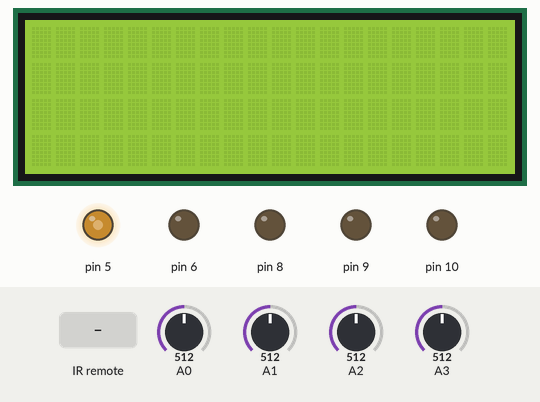
Bench run of a sketch on a simulated Arduino Uno, built with avr-gcc and run on an emulated ATmega328P. Shown: 20×4 character LCD, output pins drawn as LEDs (lit = HIGH). The test bench sets the inputs (shaded band); at power-on: A1 = 512, A0 = 512, A2 = 512, A3 = 512. The local clock reads 2024-03-15 10:24:30 at power-on unless the sketch sets it; what the sketch prints to the serial monitor is not drawn.

Above: at 1.2 s.
1.3 s: infrared code 0xFFFFA25D received
At 3.8 s:
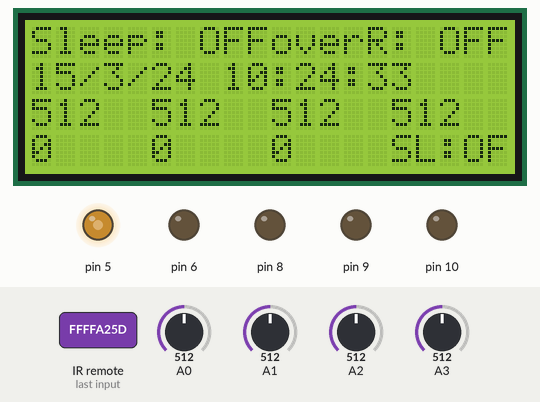
10.6 s: infrared code 0xFFFFFFFF received
At 14.3 s:
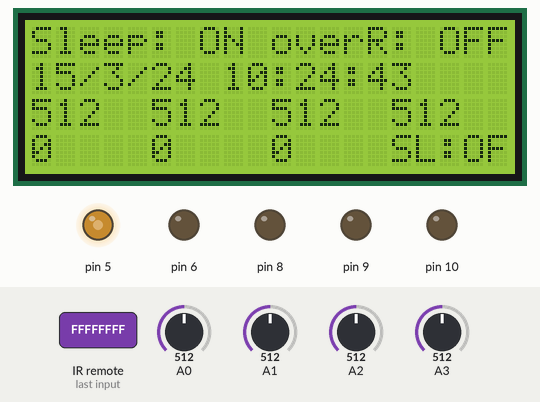
18.3 s: infrared code 0xFFFFE01F received
At 21.6 s:
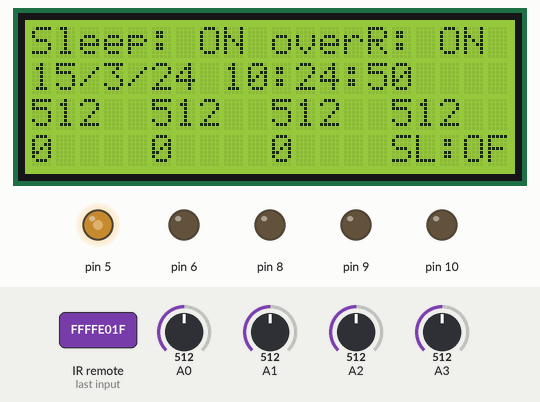
27.6 s: A1 set to 716
At 28.8 s:
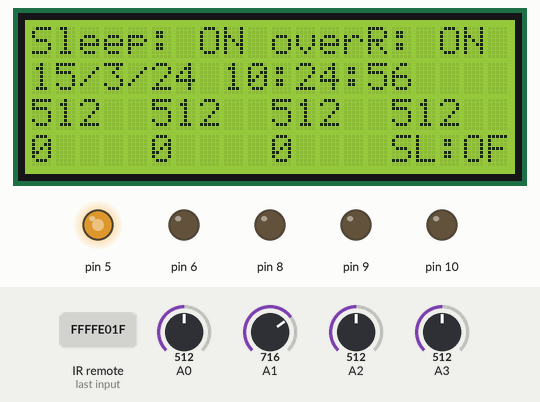
36.9 s: infrared code 0xFFFFA25D received
At 41.0 s:
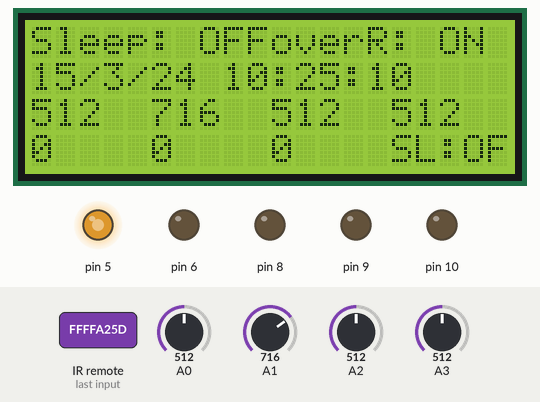
44.9 s: A1 set to 910
At 45.6 s:
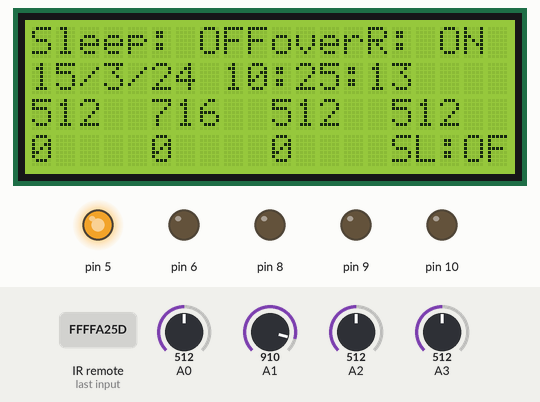
Timing chart, 0 to 47.9 s (numbered marks = the images above; inputs shaded):
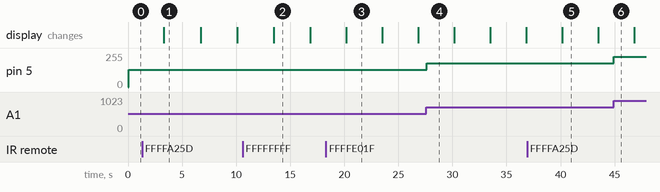

Measured:
- after the input at 1.3 s, the display: changes after 2.0 s (image 1)
- after the input at 10.6 s, the display: changes after 2.9 s (image 2)
- after the input at 18.3 s, the display: changes after 1.9 s (image 3)
- after the input at 27.6 s, pin 5: 128/255 → 178/255 at once
- after the input at 36.9 s, the display: changes after 3.2 s (image 5)
- after the input at 44.9 s, pin 5: 178/255 → 227/255 at once

The sketch:

Room_power_control_V_4.0_I2C.ino
```cpp
#include <Wire.h>
#include <LiquidCrystal_I2C.h>
LiquidCrystal_I2C lcd = LiquidCrystal_I2C(0x27, 20, 4);

#include <IRremote.h>
int RECV_PIN = 4;
IRrecv irrecv(RECV_PIN);
decode_results results;
int irCode;
int oldIrCode;

#include <DS3231.h>
DS3231  rtc;
bool century = false;
bool h12Flag;
bool pmFlag;

int DC, RC; //Display count
int brightness, pwm1, pwm2;
int pwm3 = 10;
bool sleep = true;
bool overRide = false;
bool shelf = false;

void remoteControl();
void lcdDisplay();

void setup() {
  Serial.begin(115200);
  lcd.init();
  lcd.backlight();
//  rtc.setHour(20);
//  rtc.setMinute(31);
//  rtc.setSecond(0);
//  rtc.setYear(21);
//  rtc.setMonth(10);
//  rtc.setDate(12);
  irrecv.enableIRIn();
  pinMode(4, INPUT);
  pinMode(5, OUTPUT);
  pinMode(8, OUTPUT);
  pinMode(9, OUTPUT);
  pinMode(10, OUTPUT);
  pinMode(6, OUTPUT);

}

void loop() {
  RC++;
  if(RC > 200){remoteControl();}
  DC++;
  if(DC > 500){lcdDisplay();DC = 0;Serial.println(irCode, HEX);}
  brightness = round(analogRead(A1) / 1024.0 * 255.0);
  if(irCode == 0xFFFFFFFF){
    irCode = oldIrCode;
  }
  switch(irCode){
    case 0xFFFFA25D:
      sleep = !sleep;
      if(sleep == true){
        pwm1 = 0;
        pwm2 = 0;
        pwm3 = 0;
      }
      break;
    case 0xFFFFE01F:
      overRide = !overRide;
      break;
    case 0x30CF:
      if(pwm1 < 11){pwm1++;}else{pwm1 += 10;}
      if(pwm1 > 255){pwm1 = 255;}
      break;
    case 0x10EF:
      pwm1 = 0;
      break;
    case 0x42BD:
      if(pwm1 < 11){pwm1--;}else{pwm1 -= 10;}
      if(pwm1 < 0){pwm1 = 0;}
      break;

    case 0x18E7:
      if(pwm2 < 11){pwm2++;}else{pwm2 += 10;}
      if(pwm2 > 255){pwm2 = 255;}
      break;
    case 0x38C7:
      pwm2 = 0;
      break;
    case 0x4AB5:
      if(pwm2 < 11){pwm2--;}else{pwm2 -= 10;}
      if(pwm2 < 0){pwm2 = 0;}
      break;

    case 0x7A85:
      if(pwm3 < 11){pwm3++;}else{pwm3 += 10;}
      if(pwm3 > 255){pwm3 = 255;}
      break;
    case 0x5AA5:
      pwm3 = 0;
      break;
    case 0x52AD:
      if(pwm3 < 11){pwm3--;}else{pwm3 -= 10;}
      if(pwm3 < 0){pwm3 = 0;}
      break;

    case 0x6897:
      shelf = !shelf;
      break;
  }
  if(irCode != 0xFFFFFFFF && irCode != 0){
    oldIrCode = irCode;
  }
  irCode = 0;
  if(rtc.getHour(h12Flag, pmFlag) > 20 || rtc.getHour(h12Flag, pmFlag) < 6){
    if(sleep == true && analogRead(A2) > 900){
      brightness = 0;
    }
  }

  if(rtc.getHour(h12Flag, pmFlag) == 20 && rtc.getMinute() == 0){
    pwm1 = 10;
    pwm2 = 10;
    pwm3 = 10;
  }

  if(rtc.getHour(h12Flag, pmFlag) < 19 || rtc.getHour(h12Flag, pmFlag) > 7){
    if(overRide == false && analogRead(A3) < 800){
      pwm1 = 0;
      pwm2 = 0;
      pwm3 = 0;
      shelf = false;
    }
  }
  analogWrite(5, brightness);
  if(shelf == true){digitalWrite(8, HIGH);}else{digitalWrite(8, LOW);}
  analogWrite(9, pwm1);
  analogWrite(10, pwm2);
  analogWrite(6, pwm3);
}
//#######################################################################
void remoteControl()
{
  if (irrecv.decode(&results))
  {
    irCode = results.value;
    irrecv.resume();
  }
}
//#######################################################################
void lcdDisplay()
{
lcd.clear();
lcd.setCursor(0, 0);
lcd.print("Sleep: ");
if(sleep == true){
  lcd.print("ON");
}else{
  lcd.print("OFF");
}
lcd.setCursor(10, 0);
lcd.print("overR: ");
if(overRide == true){
  lcd.print("ON");
}else{
  lcd.print("OFF");
}
lcd.setCursor(0, 1);
lcd.print(rtc.getDate(), DEC);
lcd.print('/');
lcd.print(rtc.getMonth(century), DEC);
lcd.print('/');
lcd.print(rtc.getYear(), DEC);
lcd.print(' ');
lcd.print(rtc.getHour(h12Flag, pmFlag), DEC);
lcd.print(':');
lcd.print(rtc.getMinute(), DEC);
lcd.print(':');
lcd.print(rtc.getSecond(), DEC);
lcd.setCursor(0, 2);
lcd.print(analogRead(A0));
lcd.setCursor(5, 2);
lcd.print(analogRead(A1));
lcd.setCursor(10, 2);
lcd.print(analogRead(A2));
lcd.setCursor(15, 2);
lcd.print(analogRead(A3));
lcd.setCursor(0, 3);
lcd.print(pwm1);
lcd.setCursor(5, 3);
lcd.print(pwm2);
lcd.setCursor(10, 3);
lcd.print(pwm3);
lcd.setCursor(15, 3);
lcd.print("SL:");
if(shelf == true){
  lcd.print("ON");
}else{
  lcd.print("OF");
}
delay(100);

}
```
